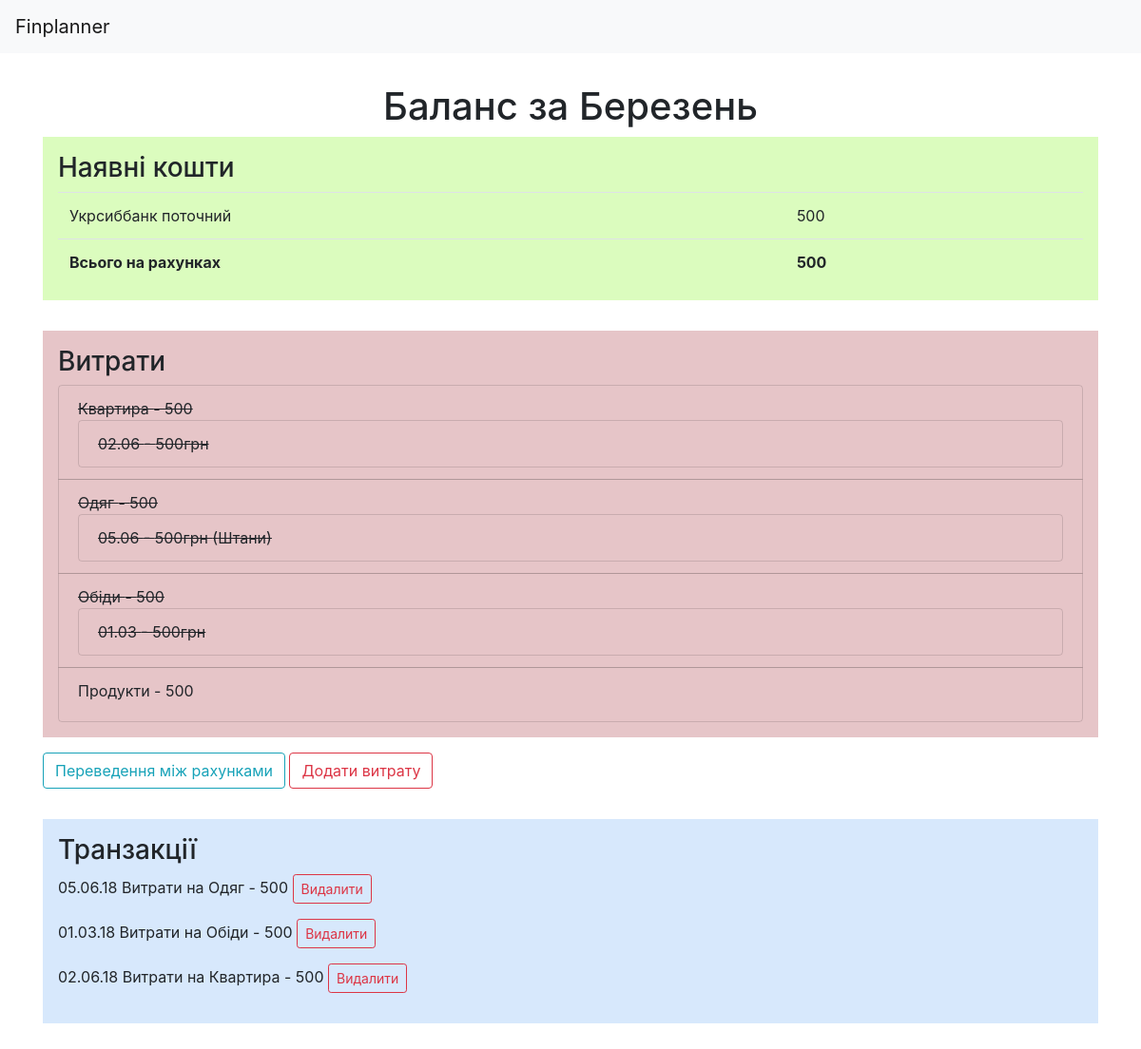
The page /month/13/balance/ on the database as committed earlier.
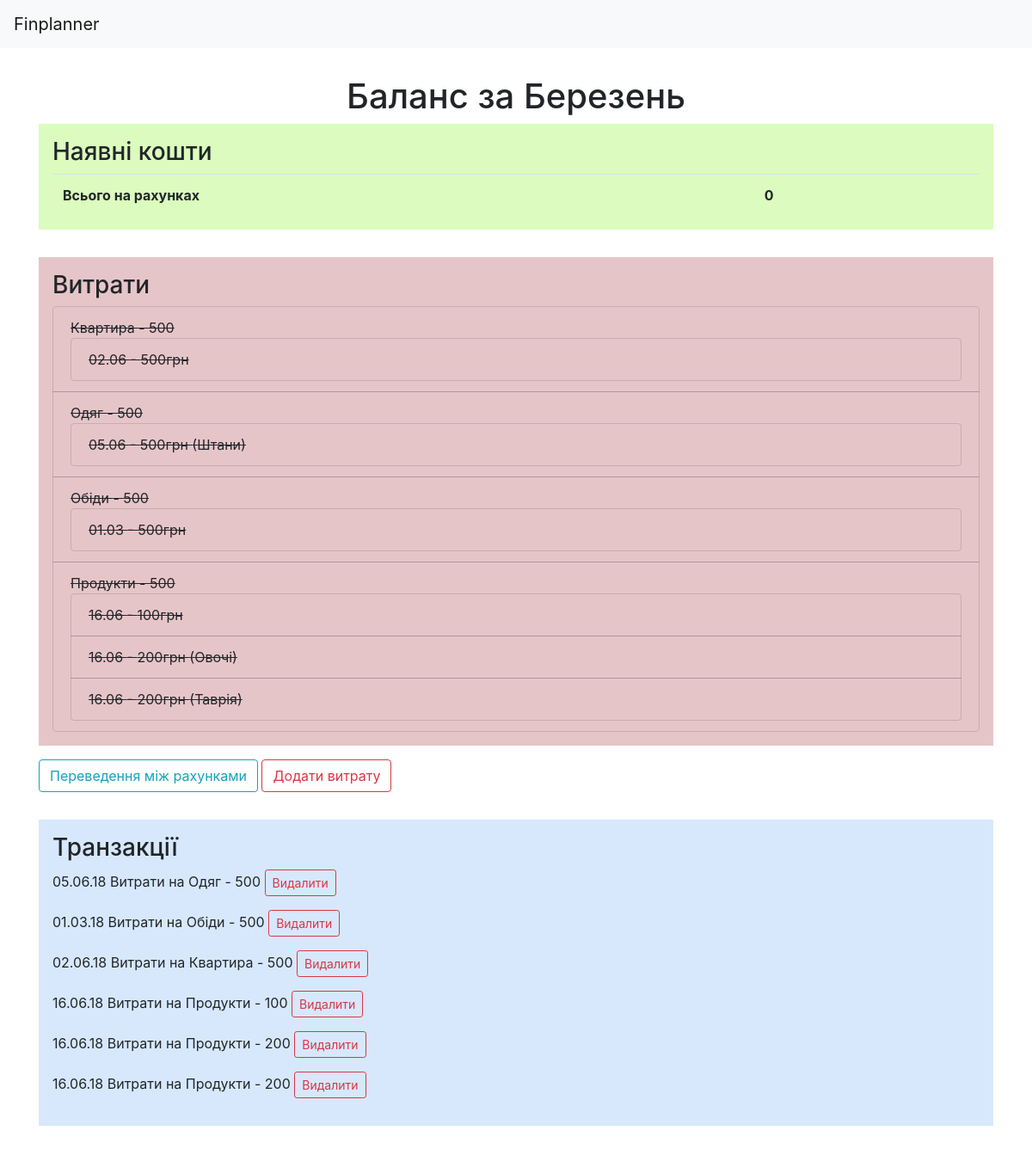
The same page on the database as committed later.
### finance/models/score.py (models this page shows, shortened)
class ScorePrototype(models.Model):
    class Meta:
        abstract=True
    month = models.ForeignKey(
        'Month',
        on_delete=models.CASCADE,
        blank=False,
        null=False,
        verbose_name="Month"
    )
    amount = models.IntegerField(
        blank=False,
        null=False,
        verbose_name="Money Amount"
    )
    remainder = models.IntegerField(
        blank=True,
        null=True,
        verbose_name="Money Remainder"
    )

class Score(ScorePrototype):
    class Meta:
        verbose_name = "Belance"
        verbose_name_plural = "Belances"
    account = models.ForeignKey(
        'Account',
        on_delete=models.CASCADE,
        blank=False,
        null=False,
        verbose_name="Bank Account"
    )

class PlannedExpense(ScorePrototype):
    class Meta:
        verbose_name = "Planned Expense"
        verbose_name_plural = "Planned Expenses"
    title = models.CharField(
        max_length=256,
        blank=False,
        null=False,
        verbose_name="Title"
    )

### finance/models/account.py (models this page shows, shortened)
class Account(models.Model):
    TYPE_OF_ACCOUNT = (
        ('cash', u"Готівка"),
        ('bank', u"Банк"),
    )
    class Meta:
        verbose_name = "Bank Account",
        verbose_name_plural = "Bank Accounts"
    name = models.CharField(
        max_length=100,
        blank=False,
        null=False,
        verbose_name="Account Name"
    )
    money = models.IntegerField(
        blank=True,
        null=True,
        verbose_name="Amount of Money"
    )
    blocked = models.IntegerField(
        blank=True,
        null=True,
        verbose_name="Blocked Money"
    )
    kind = models.CharField(
        max_length=100,
        blank=False,
        null=False,
        choices=TYPE_OF_ACCOUNT,
        verbose_name="Type of Account"
    )

### finance/models/month.py (models this page shows, shortened)
class Month(models.Model):
    class Meta:
        verbose_name = "month"
        verbose_name_plural = "months"
    name = models.CharField(
        max_length=50,
        blank=False,
        null=False,
        verbose_name="Month Name"
    )
    balance = models.IntegerField(
        blank=False,
        null=False,
        default=0,
        verbose_name="Money Amount"
    )
    expenses_plan = models.IntegerField(
        blank=False,
        null=False,
        default=0,
        verbose_name="Amount of Planned Expenses"
    )
    expenses_done = models.IntegerField(
        blank=False,
        null=False,
        default=0,
        verbose_name="Amount of Done Expenses"
    )
    approved = models.NullBooleanField(
        blank=True,
        null=True,
        verbose_name="State of Affirmation")

### finance/models/transactions.py (models this page shows)
class Transaction(models.Model):
    class Meta:
        verbose_name = "Transaction"
        verbose_name_plural = "Transactions"
    month = models.ForeignKey(
        'Month',
        on_delete=models.CASCADE,
        blank=False,
        null=False,
        verbose_name="Month"
    )
    score_source = models.ForeignKey(
        'Score',
        on_delete=models.CASCADE,
        blank=False,
        null=False,
        verbose_name="Transaction Source"
    )
    score_goal = models.CharField(
        max_length=256,
        blank=True,
        null=True,
        verbose_name="Transaction Goal"
    )
    planned_expense = models.ForeignKey(
        'PlannedExpense',
        on_delete=models.PROTECT,
        blank=True,
        null=True,
        verbose_name="Planned Expense"
    )
    amount = models.IntegerField(
        blank=False,
        null=False,
        verbose_name="Transaction Amount"
    )
    date = models.DateTimeField(
        default=datetime.now,
        blank=True,
        null=True,
        verbose_name="Transaction Time")
    detail = models.CharField(
        max_length=256,
        blank=True,
        null=True,
        verbose_name="Detail Info"
    )
    def __unicode__(self):
        if self.planned_expense:
            return u"Витрати на %s" % (self.planned_expense.title)
        elif self.score_goal:
            return u"Переказ з рахунку %s на рахунок %s за %s" % (self.score_source, self.score_goal, self.month.name)

### finance/views/months.py (the view)
# urls.py: url(r'^month/(?P<mid>[0-9]+)/balance/$', views.show_balance, name="show_balance"),
def show_balance(request, mid):
    month = Month.objects.get(pk=mid)
    scores = Score.objects.filter(month=month)
    planned_expenses = PlannedExpense.objects.filter(month=month)
    transactions = Transaction.objects.filter(month=month)
    form_transaction = AddTransaction()
    for planned_expense in planned_expenses:
        expenses = Transaction.objects.filter(planned_expense=planned_expense)
        planned_expense.expenses = expenses
    return render(request, 'finance/month_balance.html',
        {'month': month, 'scores': scores,
         'planned_expenses': planned_expenses,
         'form_transaction': form_transaction,
         'transactions': transactions})

### finance/templates/finance/month_balance.html (shortened to what this page needs)
{% extends "finance/base.html" %}
{% block header %}
<div class="row">
    <div class="col-12 text-center mt-3" id="page-header">
        <h1>Баланс за {{ month.name }}</h1>
    </div>
</div>
{% endblock %}
{% block content %}
<div class="row">
    <div class="col-12">
        <div id="balance">
            <h3>Наявні кошти</h3>
            {% if scores %}
            <table class="table">
                <tbody>
                    {% for score in scores %}
                    {% if score.remainder > 0 %}
                    <tr>
                        <td>{{ score.account.name }}</td>
                        <td>{{ score.remainder }}</td>
                        <td>
                        </td>
                    </tr>
                    {% endif %}
                    {% endfor %}
                    <tr>
                        <th>Всього на рахунках</th>
                        <th>{{ month.balance }}</th>
                        <td>
                        </td>
                    </tr>
                </tbody>
            </table>
            {% else %}
            Баланс порожній <a class="btn btn-outline-success btn-sm" data-toggle="collapse"
                            href="#collapseAddScore" role="button" aria-expanded="false" aria-controls="collapseAddScore">Додати</a>
            {% endif %}
        </div>
    </div>
</div>
<div class="row">
    <div class="col-12">
        <div id="expenses">
            <h3>Витрати</h3>
            <div class="list-group">
            {% for planned_expense in planned_expenses %}
                <div class="list-group-item">
                    <span {% if planned_expense.remainder == 0 %}class="expenses-end"{% endif %}>{{ planned_expense.title }} -
                    {{ planned_expense.amount }}</span>
                    {% if planned_expense.expenses %}
                        <ul class="list-group">
                        {% for expense in planned_expense.expenses %}
                            <li class="list-group-item {% if planned_expense.remainder == 0 %}expenses-end{% endif %}">
                                {{ expense.date|date:"d.m" }} - {{ expense.amount }}грн
                                {% if expense.detail %}
                                ({{ expense.detail }})
                                {% endif %}
                            </li>
                        {% endfor %}
                        </ul>
                    {% endif %}
                </div>
            {% endfor %}
            </div>
        </div>
    </div>
</div>
<div class="row">
    <div class="col-12" id="transactions_form">
        <a class="btn btn-outline-info" data-toggle="collapse"
            href="#collapseAddTransactionAccount" role="button" aria-expanded="false" aria-controls="collapseAddTransactionAccount">Переведення між рахунками</a>
        <a class="btn btn-outline-danger" data-toggle="collapse"
            href="#collapseAddTransactionExpense" role="button" aria-expanded="false" aria-controls="collapseAddTransactionExpense">Додати витрату</a>
    </div>
</div>
<div class="row mb-5">
    <div class="col-12">
        <div id="transactions">
            <h3>Транзакції</h3>
            {% if transactions %}
                {% for transaction in transactions %}
                    <p>
                        {{ transaction.date|date:"d.m.y" }} {{ transaction }} - {{ transaction.amount }}
                        <a class="btn btn-outline-danger btn-sm" href="{% url 'delete_transaction' month.id transaction.id %}">Видалити</a>
                    </p>
                {% endfor %}
            {% else %}
                <p>В даному місяці ще немає транзакцій</p>
            {% endif %}
        </div>
    </div>
</div>
{% endblock %}

Rows that differ between the two databases and show on the page:
no longer on this page (row edited): Score: account.name "Укрсиббанк поточний", remainder "500"
changed Month "Березень": balance "500" → "0"
changed PlannedExpense "Продукти": remainder empty → 0 (drawn)
added Transaction: date "16.06", amount "100"
added Transaction: date "16.06", amount "200", detail "Овочі"
added Transaction: date "16.06", amount "200", detail "Таврія"
